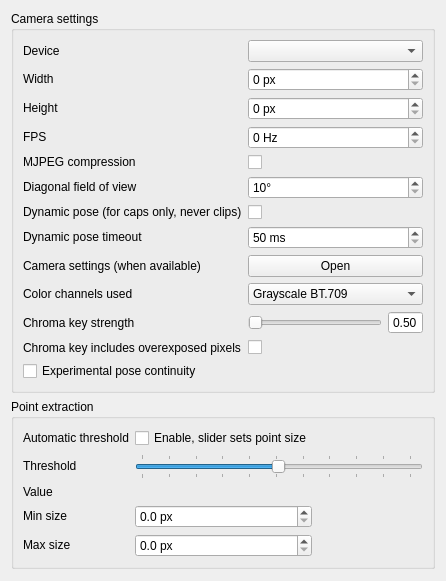
     <widget class="QWidget" name="tab_2">
      <property name="sizePolicy">
       <sizepolicy hsizetype="Expanding" vsizetype="Expanding">
        <horstretch>0</horstretch>
        <verstretch>0</verstretch>
       </sizepolicy>
      </property>
      <attribute name="title">
       <string>Camera</string>
      </attribute>
      <layout class="QVBoxLayout" name="verticalLayout">
       <item>
        <widget class="QGroupBox" name="camera_settings_groupbox">
         <property name="sizePolicy">
          <sizepolicy hsizetype="Preferred" vsizetype="Maximum">
           <horstretch>0</horstretch>
           <verstretch>0</verstretch>
          </sizepolicy>
         </property>
         <property name="title">
          <string>Camera settings</string>
         </property>
         <layout class="QGridLayout" name="gridLayout_2">
          <item row="11" column="1">
           <widget class="QCheckBox" name="chroma_key_overexposed">
            <property name="text">
             <string/>
            </property>
           </widget>
          </item>
          <item row="5" column="0">
           <widget class="QLabel" name="label_4">
            <property name="sizePolicy">
             <sizepolicy hsizetype="Minimum" vsizetype="Maximum">
              <horstretch>0</horstretch>
              <verstretch>0</verstretch>
             </sizepolicy>
            </property>
            <property name="cursor">
             <cursorShape>WhatsThisCursor</cursorShape>
            </property>
            <property name="toolTip">
             <string>This should be 56° or 76° for the PS3 Eye, dependent upon the physical lens setting. It's only neccessary to get position correspond to real-world values.</string>
            </property>
            <property name="text">
             <string>Diagonal field of view</string>
            </property>
           </widget>
          </item>
          <item row="6" column="0">
           <widget class="QLabel" name="label_5">
            <property name="sizePolicy">
             <sizepolicy hsizetype="Minimum" vsizetype="Maximum">
              <horstretch>0</horstretch>
              <verstretch>0</verstretch>
             </sizepolicy>
            </property>
            <property name="text">
             <string>Dynamic pose (for caps only, never clips)</string>
            </property>
           </widget>
          </item>
          <item row="9" column="0">
           <widget class="QLabel" name="label_12">
            <property name="sizePolicy">
             <sizepolicy hsizetype="Minimum" vsizetype="Maximum">
              <horstretch>0</horstretch>
              <verstretch>0</verstretch>
             </sizepolicy>
            </property>
            <property name="cursor">
             <cursorShape>WhatsThisCursor</cursorShape>
            </property>
            <property name="toolTip">
             <string>&lt;html&gt;&lt;head/&gt;&lt;body&gt;&lt;p&gt;For LEDs, 'Natural' is the fastest grayscale mode thanks to optimized SIMD code. Color key allows to track regular pieces of colored paper.&lt;/p&gt;&lt;/body&gt;&lt;/html&gt;</string>
            </property>
            <property name="text">
             <string>Color channels used</string>
            </property>
           </widget>
          </item>
          <item row="8" column="1">
           <widget class="QPushButton" name="camera_settings">
            <property name="sizePolicy">
             <sizepolicy hsizetype="Preferred" vsizetype="Maximum">
              <horstretch>0</horstretch>
              <verstretch>0</verstretch>
             </sizepolicy>
            </property>
            <property name="text">
             <string>Open</string>
            </property>
           </widget>
          </item>
          <item row="4" column="1">
           <widget class="QCheckBox" name="use_mjpeg">
            <property name="text">
             <string/>
            </property>
           </widget>
          </item>
          <item row="4" column="0">
           <widget class="QLabel" name="label_13">
            <property name="sizePolicy">
             <sizepolicy hsizetype="Minimum" vsizetype="Maximum">
              <horstretch>0</horstretch>
              <verstretch>0</verstretch>
             </sizepolicy>
            </property>
            <property name="cursor">
             <cursorShape>WhatsThisCursor</cursorShape>
            </property>
            <property name="toolTip">
             <string>Enable MJPEG compression for high-speed cameras other than the PS3 Eye. Windows only.</string>
            </property>
            <property name="text">
             <string>MJPEG compression</string>
            </property>
           </widget>
          </item>
          <item row="3" column="0">
           <widget class="QLabel" name="label_37">
            <property name="sizePolicy">
             <sizepolicy hsizetype="Minimum" vsizetype="Maximum">
              <horstretch>0</horstretch>
              <verstretch>0</verstretch>
             </sizepolicy>
            </property>
            <property name="text">
             <string>FPS</string>
            </property>
            <property name="buddy">
             <cstring>fps_spin</cstring>
            </property>
           </widget>
          </item>
          <item row="1" column="0">
           <widget class="QLabel" name="label_36">
            <property name="sizePolicy">
             <sizepolicy hsizetype="Minimum" vsizetype="Maximum">
              <horstretch>0</horstretch>
              <verstretch>0</verstretch>
             </sizepolicy>
            </property>
            <property name="text">
             <string>Width</string>
            </property>
           </widget>
          </item>
          <item row="11" column="0">
           <widget class="QLabel" name="label_16">
            <property name="text">
             <string>Chroma key includes overexposed pixels</string>
            </property>
           </widget>
          </item>
          <item row="8" column="0">
           <widget class="QLabel" name="label_9">
            <property name="sizePolicy">
             <sizepolicy hsizetype="Minimum" vsizetype="Maximum">
              <horstretch>0</horstretch>
              <verstretch>0</verstretch>
             </sizepolicy>
            </property>
            <property name="text">
             <string>Camera settings (when available)</string>
            </property>
           </widget>
          </item>
          <item row="7" column="1">
           <widget class="QSpinBox" name="init_phase_timeout">
            <property name="sizePolicy">
             <sizepolicy hsizetype="Preferred" vsizetype="Maximum">
              <horstretch>0</horstretch>
              <verstretch>0</verstretch>
             </sizepolicy>
            </property>
            <property name="suffix">
             <string> ms</string>
            </property>
            <property name="minimum">
             <number>50</number>
            </property>
            <property name="maximum">
             <number>5000</number>
            </property>
           </widget>
          </item>
          <item row="6" column="1">
           <widget class="QCheckBox" name="dynamic_pose">
            <property name="sizePolicy">
             <sizepolicy hsizetype="Preferred" vsizetype="Maximum">
              <horstretch>0</horstretch>
              <verstretch>0</verstretch>
             </sizepolicy>
            </property>
            <property name="text">
             <string/>
            </property>
           </widget>
          </item>
          <item row="12" column="0" colspan="2">
           <widget class="QCheckBox" name="continuity_pose_solver">
            <property name="text">
             <string>Experimental pose continuity</string>
            </property>
            <property name="toolTip">
             <string>Requires Dynamic pose. Refines each tracked pose from the previous accepted pose. Initial pose and recovery after a long loss can still be ambiguous.</string>
            </property>
           </widget>
          </item>
          <item row="1" column="1">
           <widget class="QSpinBox" name="res_x_spin">
            <property name="sizePolicy">
             <sizepolicy hsizetype="Preferred" vsizetype="Maximum">
              <horstretch>0</horstretch>
              <verstretch>0</verstretch>
             </sizepolicy>
            </property>
            <property name="toolTip">
             <string>Desired capture width</string>
            </property>
            <property name="suffix">
             <string> px</string>
            </property>
            <property name="maximum">
             <number>2000</number>
            </property>
            <property name="singleStep">
             <number>10</number>
            </property>
           </widget>
          </item>
          <item row="7" column="0">
           <widget class="QLabel" name="label_6">
            <property name="sizePolicy">
             <sizepolicy hsizetype="Minimum" vsizetype="Maximum">
              <horstretch>0</horstretch>
              <verstretch>0</verstretch>
             </sizepolicy>
            </property>
            <property name="text">
             <string>Dynamic pose timeout</string>
            </property>
           </widget>
          </item>
          <item row="0" column="1">
           <widget class="QComboBox" name="camdevice_combo">
            <property name="sizePolicy">
             <sizepolicy hsizetype="Preferred" vsizetype="Maximum">
              <horstretch>0</horstretch>
              <verstretch>0</verstretch>
             </sizepolicy>
            </property>
            <property name="minimumContentsLength">
             <number>10</number>
            </property>
           </widget>
          </item>
          <item row="0" column="0">
           <widget class="QLabel" name="label_2">
            <property name="sizePolicy">
             <sizepolicy hsizetype="Minimum" vsizetype="Maximum">
              <horstretch>0</horstretch>
              <verstretch>0</verstretch>
             </sizepolicy>
            </property>
            <property name="text">
             <string>Device</string>
            </property>
            <property name="buddy">
             <cstring>camdevice_combo</cstring>
            </property>
           </widget>
          </item>
          <item row="2" column="0">
           <widget class="QLabel" name="label_41">
            <property name="sizePolicy">
             <sizepolicy hsizetype="Minimum" vsizetype="Maximum">
              <horstretch>0</horstretch>
              <verstretch>0</verstretch>
             </sizepolicy>
            </property>
            <property name="text">
             <string>Height</string>
            </property>
           </widget>
          </item>
          <item row="3" column="1">
           <widget class="QSpinBox" name="fps_spin">
            <property name="sizePolicy">
             <sizepolicy hsizetype="Preferred" vsizetype="Maximum">
              <horstretch>0</horstretch>
              <verstretch>0</verstretch>
             </sizepolicy>
            </property>
            <property name="toolTip">
             <string>Desired capture framerate</string>
            </property>
            <property name="suffix">
             <string> Hz</string>
            </property>
            <property name="maximum">
             <number>2000</number>
            </property>
           </widget>
          </item>
          <item row="9" column="1">
           <widget class="QComboBox" name="blob_color">
            <property name="sizePolicy">
             <sizepolicy hsizetype="Preferred" vsizetype="Maximum">
              <horstretch>0</horstretch>
              <verstretch>0</verstretch>
             </sizepolicy>
            </property>
            <item>
             <property name="text">
              <string>Grayscale BT.709</string>
             </property>
            </item>
            <item>
             <property name="text">
              <string>Grayscale (from hardware)</string>
             </property>
            </item>
            <item>
             <property name="text">
              <string>Red only</string>
             </property>
            </item>
            <item>
             <property name="text">
              <string>Green only</string>
             </property>
            </item>
            <item>
             <property name="text">
              <string>Blue only</string>
             </property>
            </item>
            <item>
             <property name="text">
              <string>Red chroma key</string>
             </property>
            </item>
            <item>
             <property name="text">
              <string>Green chroma key</string>
             </property>
            </item>
            <item>
             <property name="text">
              <string>Blue chroma key</string>
             </property>
            </item>
            <item>
             <property name="text">
              <string>Cyan chroma key</string>
             </property>
            </item>
            <item>
             <property name="text">
              <string>Yellow chroma key</string>
             </property>
            </item>
            <item>
             <property name="text">
              <string>Magenta chroma key</string>
             </property>
            </item>
           </widget>
          </item>
          <item row="5" column="1">
           <widget class="QSpinBox" name="fov">
            <property name="sizePolicy">
             <sizepolicy hsizetype="Preferred" vsizetype="Maximum">
              <horstretch>0</horstretch>
              <verstretch>0</verstretch>
             </sizepolicy>
            </property>
            <property name="suffix">
             <string>°</string>
            </property>
            <property name="prefix">
             <string/>
            </property>
            <property name="minimum">
             <number>10</number>
            </property>
            <property name="maximum">
             <number>90</number>
            </property>
           </widget>
          </item>
          <item row="2" column="1">
           <widget class="QSpinBox" name="res_y_spin">
            <property name="sizePolicy">
             <sizepolicy hsizetype="Preferred" vsizetype="Maximum">
              <horstretch>0</horstretch>
              <verstretch>0</verstretch>
             </sizepolicy>
            </property>
            <property name="toolTip">
             <string>Desired capture height</string>
            </property>
            <property name="suffix">
             <string> px</string>
            </property>
            <property name="maximum">
             <number>2000</number>
            </property>
            <property name="singleStep">
             <number>10</number>
            </property>
           </widget>
          </item>
          <item row="10" column="0">
           <widget class="QLabel" name="label_17">
            <property name="text">
             <string>Chroma key strength</string>
            </property>
           </widget>
          </item>
          <item row="10" column="1">
           <layout class="QHBoxLayout" name="horizontalLayout">
            <item>
             <widget class="QSlider" name="chroma_key_strength_slider">
              <property name="minimum">
               <number>5</number>
              </property>
              <property name="maximum">
               <number>40</number>
              </property>
              <property name="orientation">
               <enum>Qt::Horizontal</enum>
              </property>
             </widget>
            </item>
            <item>
             <widget class="QDoubleSpinBox" name="chroma_key_strength_label">
              <property name="focusPolicy">
               <enum>Qt::NoFocus</enum>
              </property>
              <property name="readOnly">
               <bool>true</bool>
              </property>
              <property name="buttonSymbols">
               <enum>QAbstractSpinBox::NoButtons</enum>
              </property>
              <property name="minimum">
               <double>0.500000000000000</double>
              </property>
              <property name="maximum">
               <double>4.000000000000000</double>
              </property>
             </widget>
            </item>
           </layout>
          </item>
         </layout>
        </widget>
       </item>
       <item>
        <widget class="QGroupBox" name="groupBox_2">
         <property name="sizePolicy">
          <sizepolicy hsizetype="Preferred" vsizetype="Maximum">
           <horstretch>0</horstretch>
           <verstretch>0</verstretch>
          </sizepolicy>
         </property>
         <property name="title">
          <string>Point extraction</string>
         </property>
         <layout class="QGridLayout" name="gridLayout_7">
          <item row="1" column="0">
           <widget class="QLabel" name="label">
            <property name="sizePolicy">
             <sizepolicy hsizetype="Preferred" vsizetype="Maximum">
              <horstretch>0</horstretch>
              <verstretch>0</verstretch>
             </sizepolicy>
            </property>
            <property name="text">
             <string>Threshold</string>
            </property>
            <property name="buddy">
             <cstring>threshold_slider</cstring>
            </property>
           </widget>
          </item>
          <item row="3" column="0">
           <widget class="QLabel" name="label_7">
            <property name="sizePolicy">
             <sizepolicy hsizetype="Preferred" vsizetype="Maximum">
              <horstretch>0</horstretch>
              <verstretch>0</verstretch>
             </sizepolicy>
            </property>
            <property name="cursor">
             <cursorShape>WhatsThisCursor</cursorShape>
            </property>
            <property name="toolTip">
             <string>Set minimum size to avoid small stray lights from being treated as points.</string>
            </property>
            <property name="text">
             <string>Min size</string>
            </property>
            <property name="buddy">
             <cstring>mindiam_spin</cstring>
            </property>
           </widget>
          </item>
          <item row="4" column="0">
           <widget class="QLabel" name="label_8">
            <property name="sizePolicy">
             <sizepolicy hsizetype="Preferred" vsizetype="Maximum">
              <horstretch>0</horstretch>
              <verstretch>0</verstretch>
             </sizepolicy>
            </property>
            <property name="text">
             <string>Max size</string>
            </property>
            <property name="buddy">
             <cstring>maxdiam_spin</cstring>
            </property>
           </widget>
          </item>
          <item row="1" column="1" colspan="2">
           <widget class="QSlider" name="threshold_slider">
            <property name="sizePolicy">
             <sizepolicy hsizetype="Preferred" vsizetype="Maximum">
              <horstretch>0</horstretch>
              <verstretch>0</verstretch>
             </sizepolicy>
            </property>
            <property name="toolTip">
             <string>Intensity threshold for point extraction</string>
            </property>
            <property name="maximum">
             <number>255</number>
            </property>
            <property name="pageStep">
             <number>1</number>
            </property>
            <property name="value">
             <number>127</number>
            </property>
            <property name="orientation">
             <enum>Qt::Horizontal</enum>
            </property>
            <property name="tickPosition">
             <enum>QSlider::TicksBothSides</enum>
            </property>
            <property name="tickInterval">
             <number>25</number>
            </property>
           </widget>
          </item>
          <item row="0" column="1">
           <widget class="QCheckBox" name="auto_threshold">
            <property name="sizePolicy">
             <sizepolicy hsizetype="Preferred" vsizetype="Maximum">
              <horstretch>0</horstretch>
              <verstretch>0</verstretch>
             </sizepolicy>
            </property>
            <property name="text">
             <string>Enable, slider sets point size</string>
            </property>
           </widget>
          </item>
          <item row="0" column="0">
           <widget class="QLabel" name="label_11">
            <property name="sizePolicy">
             <sizepolicy hsizetype="Preferred" vsizetype="Maximum">
              <horstretch>0</horstretch>
              <verstretch>0</verstretch>
             </sizepolicy>
            </property>
            <property name="cursor">
             <cursorShape>WhatsThisCursor</cursorShape>
            </property>
            <property name="toolTip">
             <string>Track dependent on point size and not absolute brightness. This may allow more stable tracking.</string>
            </property>
            <property name="text">
             <string>Automatic threshold</string>
            </property>
           </widget>
          </item>
          <item row="4" column="1">
           <widget class="QDoubleSpinBox" name="maxdiam_spin">
            <property name="sizePolicy">
             <sizepolicy hsizetype="Preferred" vsizetype="Maximum">
              <horstretch>0</horstretch>
              <verstretch>0</verstretch>
             </sizepolicy>
            </property>
            <property name="toolTip">
             <string>Maximum point diameter</string>
            </property>
            <property name="suffix">
             <string> px</string>
            </property>
            <property name="decimals">
             <number>1</number>
            </property>
            <property name="singleStep">
             <double>0.100000000000000</double>
            </property>
           </widget>
          </item>
          <item row="2" column="1">
           <widget class="QLabel" name="threshold_value_display">
            <property name="sizePolicy">
             <sizepolicy hsizetype="Minimum" vsizetype="Maximum">
              <horstretch>0</horstretch>
              <verstretch>0</verstretch>
             </sizepolicy>
            </property>
            <property name="text">
             <string/>
            </property>
           </widget>
          </item>
          <item row="2" column="0">
           <widget class="QLabel" name="label_14">
            <property name="text">
             <string>Value</string>
            </property>
           </widget>
          </item>
          <item row="3" column="1">
           <widget class="QDoubleSpinBox" name="mindiam_spin">
            <property name="sizePolicy">
             <sizepolicy hsizetype="Preferred" vsizetype="Maximum">
              <horstretch>0</horstretch>
              <verstretch>0</verstretch>
             </sizepolicy>
            </property>
            <property name="toolTip">
             <string>Minimum point diameter</string>
            </property>
            <property name="suffix">
             <string> px</string>
            </property>
            <property name="decimals">
             <number>1</number>
            </property>
            <property name="singleStep">
             <double>0.100000000000000</double>
            </property>
           </widget>
          </item>
         </layout>
        </widget>
       </item>
       <item>
        <spacer name="verticalSpacer">
         <property name="orientation">
          <enum>Qt::Vertical</enum>
         </property>
         <property name="sizeHint" stdset="0">
          <size>
           <width>20</width>
           <height>1</height>
          </size>
         </property>
        </spacer>
       </item>
      </layout>
     </widget>
